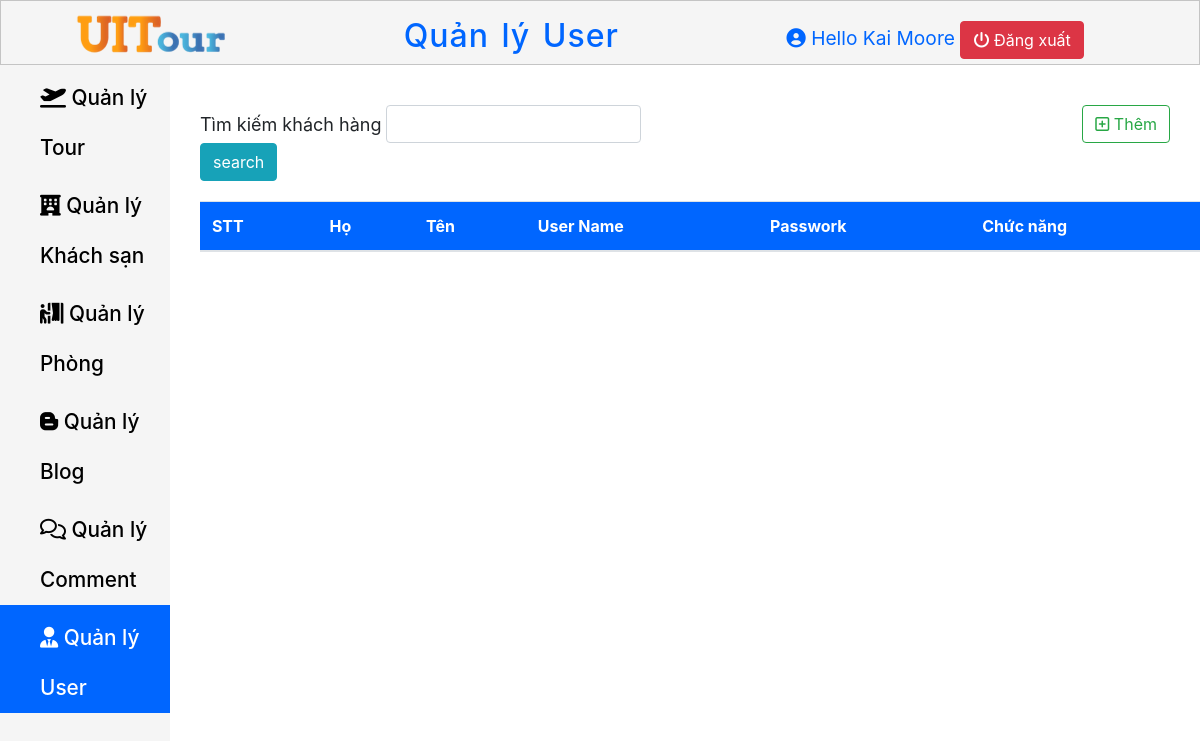
Before: /Page-Admin/QuanLyUser.php (signed in) with the older database file.
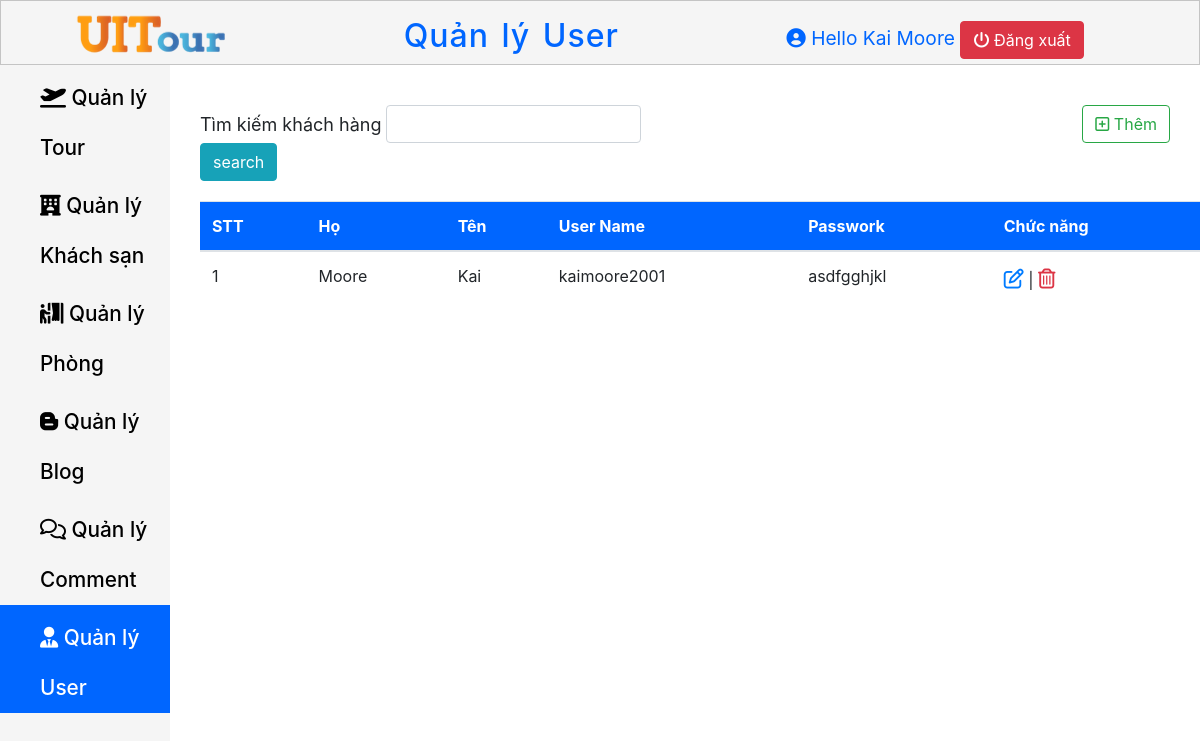
After: the same page with the newer database file.
### tables this page shows
CREATE TABLE `user` (
  `User_Id` int(11) NOT NULL,
  `Last_Name` varchar(50) NOT NULL,
  `First_Name` varchar(50) NOT NULL,
  `User_Name` varchar(50) NOT NULL,
  `User_Password` varchar(20) NOT NULL,
  `Email` varchar(50) NOT NULL
);

### Page-Admin/session_dangnhap.php (called while the page is built, shortened)
<?php
    if (isset($_SESSION['FullName']) && $_SESSION['FullName']){
        $adminName = $_SESSION['FullName'];
    }
    else {
        header("location:DangNhap.php");
    }
?>

### Page-Admin/QuanLyUser.php (the view, shortened to what this page needs)
<?php require"session_dangnhap.php"; ?>
<?php
    $host = "localhost";
    $host_user ="root";
    $host_password = "";
    $database = "ie104.m12";
    $conn = new mysqli($host, $host_user, $host_password, $database, $port);
    if(isset($_POST["search"]))
    {
        $result = $_POST["search"];
        $sql = "SELECT * FROM user WHERE User_Name Like '%$result%'";
    }
    else
        $sql = "SELECT * from user";
    $kq = $conn->query($sql);
?>
<!DOCTYPE html>
<html lang="en">
<head>
    <link rel="stylesheet" href="Navbar.css">
    <link rel="stylesheet" href="Content.css">
    <link rel="stylesheet" href="https://cdn.jsdelivr.net/npm/bootstrap@4.5.3/dist/css/bootstrap.min.css">
    <link rel="stylesheet" href="https://cdnjs.cloudflare.com/ajax/libs/font-awesome/6.0.0-beta3/css/all.min.css" />
</head>
<body>
    <header class="header-container">
        <div class="header-container__logo">
            <a href="../Page-Admin/TrangChu.php">
                <img src="../Trangchu/File/logo_header.png" alt="UITour">
            </a>
        </div>
        <h2 class="header-container__Title">
            Quản lý User
        </h2>
        <div class="header-container__profile">
            <i class="fas fa-user-circle"></i>
            <span>Hello <?php echo $adminName; ?></span>
            <a href="../Page-Admin/DangNhap.php" class="btn btn-danger"> <i class="fas fa-power-off"></i> Đăng xuất</a>
        </div>
    </header>
    <main class="main">
        <nav class="nav-links">
            <ul class="nav-links__ul">
                <li class="nav-links__li">
                    <a href="../Page-Admin/QuanLyTour.php" class=" nav-links__a">
                        <i class="fas fa-plane-departure"></i>  Quản lý Tour
                    </a>
                </li>
                <li class="nav-links__li">
                    <a href="../Page-Admin/QuanLyTour.php" class=" nav-links__a">
                        <i class="fas fa-hotel"></i></i>  Quản lý Khách sạn
                    </a>
                </li>
                <li class="nav-links__li">
                    <a href="../Page-Admin/QuanLyPhong.php" class=" nav-links__a">
                        <i class="fas fa-person-booth"></i>  Quản lý Phòng
                    </a>
                </li>
                <li class="nav-links__li">
                    <a href="../Page-Admin/QuanLyBlog.php" class=" nav-links__a">
                        <i class="fab fa-blogger-b"></i></i>  Quản lý Blog
                    </a>
                </li>
                <li class="nav-links__li">
                    <a href="../Page-Admin/QuanLyComment.php" class=" nav-links__a">
                        <i class="far fa-comments"></i></i></i>  Quản lý Comment
                    </a>
                </li>
                <li class="nav-links__li active--css" >
                    <a href="../Page-Admin/QuanLyUser.php" class=" nav-links__a active--css">
                        <i class="fas fa-user-tie"></i></i></i>  Quản lý User
                    </a>
                </li>
            </ul>
        </nav>
        <section>
            <div class="search-create" >
                <form action="" class="col-md-9" method="post">
                    <div class="form-inline col-md-9">
                        <label for="User_Name" class="control-label" style="margin-right: 5px;">Tìm kiếm khách hàng</label>
                        <input type="text" name="search" class="form-control col-md-6">
                        <input type="submit" class="btn btn-info" name="submit" value="search">
                    </div>
                </form>
                <div>
                    <a href="../Page-Admin/ThemUser.php" class="btn btn-outline-success"><i class="far fa-plus-square"></i> Thêm</a>
                </div>
            </div>
            <div class="table-overflow">
                <table class="table table-hover">
                    <thead>
                        <tr>
                            <th>STT</th>
                            <th>Họ</th>
                            <th>Tên</th>
                            <th>User Name</th>
                            <th>Passwork</th>
                            <th>Chức năng</th>
                        </tr>
                    </thead>
                    <tbody>
                        <?php while($row = $kq->fetch_assoc()) { ?>
                            <tr>
                                <td class="counterCell"></td>
                                <td><?php echo $row["Last_Name"] ?></td>
                                <td><?php echo $row["First_Name"] ?></td>
                                <td><?php echo $row["User_Name"] ?></td>
                                <td><?php echo $row["User_Password"] ?></td>
                                <td>
                                    <a  href="../Page-Admin/SuaUser.php?id=<?php echo $row["User_Id"] ?>" style="font-size: 20px;" ><i class="far fa-edit"></i></a> |
                                    <a href="../Page-Admin/XoaUser.php?id=<?php echo $row["User_Id"] ?>" style="font-size: 20px; " class="text-danger" onclick="return confirm('Bạn chắn chắn xóa chứ?')"><i class="far fa-trash-alt"></i></a>
                                 </td>
                            </tr>
                        <?php } ?>
                    </tbody>
                </table>
            </div>
        </section>
    </main>
</body>
</html>

### Page-Admin/Navbar.css (style rules this page uses)
* { margin: 0; padding: 0; box-sizing: border-box; }
body { font-size: 15px; }
html { font-family: Arial, Helvetica, sans-serif; }
.header-container .header-container__logo img { margin-left: 3em; }
.header-container { display: flex; justify-content: space-between; align-items: center; width: 100%; max-height: 65px; position: fixed; top: 0; z-index: 10; background-color: #f5f5f5; border: 1px solid #c4c4c4; }
.header-container .header-container__Title { word-spacing: 3px; letter-spacing: 1px; margin-top: 15px; color: #0066FF; }
.header-container .header-container__profile { font-size: 1.2em; margin-right: 6em; margin-top: 15px; color: #0066FF; }
.main { margin-top: 65px; display: flex; width: 100%; }
.nav-links { width: 300px; height: 1000px; }
.nav-links__li { background-color: #f5f5f5; line-height: 50px; display: block; }
.nav-links__a { text-decoration: none; padding-top: 8px; color: #000; display: block; padding-left: 40px; font-weight: 500; font-size: 1.3em; }
.nav-links__ul { height: 100%; background-color: #f5f5f5; }
.active--css { background-color: #0066FF; color: #fff; }

### Page-Admin/Content.css (style rules this page uses)
* { margin: 0; padding: 0; box-sizing: border-box; }
body { font-size: 15px; max-width: 1500px; overflow-x: auto; }
label { font-size: 18px; }
.search-create { display: flex; width: 1000px; justify-content: space-between; margin-top: 40px; }
table thead tr { position: sticky; top: 0; background-color: #0066FF; color: #fff; }
.table-overflow { width: 1000px; height: 400px; margin-left: 30px; overflow-y: auto; margin-top: 20px; }
.table-overflow th, td { max-width: 150px; word-wrap: break-word; }
table { counter-reset: tableCount; }
.counterCell::before { content: counter(tableCount); counter-increment: tableCount; }

Changed rows visible on the page:
added user: Last_Name "Moore", First_Name "Kai", User_Name "kaimoore2001", User_Password "asdfgghjkl"
